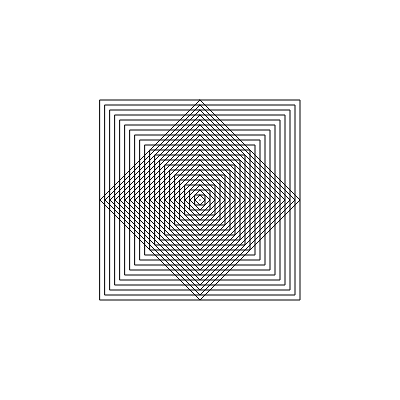
Frame 1 (no input)
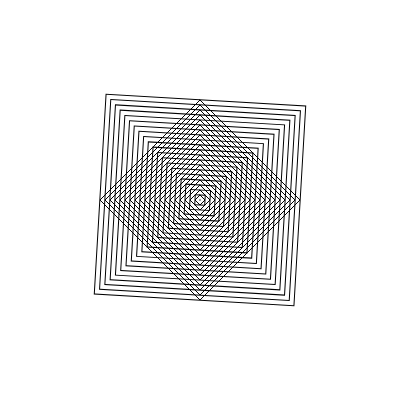
Frame 60 (no input)
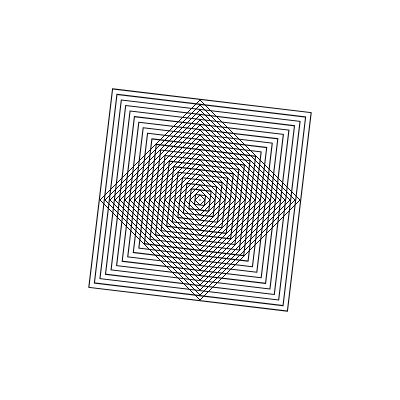
Frame 120 (the mouse pressed at the canvas centre since frame 60)

The p5.js sketch that drew these frames (run headless with seeded random() and noise() and a simulated clock; from frame 60 on, the mouse is pressed at the canvas centre):

// p5.js sketch
// ── sketch.js
var rectWidthMultplier = 10;
var rectHeightMultiplier = 10;
var theta = 0.0;
var rotationSpeed = 0.001;

function setup() {
  createCanvas(400,400);
  rectMode(CENTER);
}

function draw() {
  background(255);
  noFill();
  
//static rhombus
  var x1=300;
  var y1=100;
  var x2=100;
  var y2=300;

  for(var i=0; i<=100; i+=5){
  beginShape();
    vertex(200,y1+i);
    vertex(x1-i,200);
    vertex(200,y2-i);
    vertex(x2+i,200);
  endShape(CLOSE);
  }

  //y2 = Math.max(210, y2-10);
  //x1 = Math.max(210, x1-10);
  //x2 = Math.min(190, x2+10);
  //y1 = Math.min(190, y1+10);
  
//rotating rectangle
  translate(width/2,height/2);
  
  rotate(theta);
  for(var i=0; i<=20; i++){
    rect(0,0, i*rectWidthMultplier,i*rectHeightMultiplier);
  }
  
  theta = theta + rotationSpeed;
  
}
